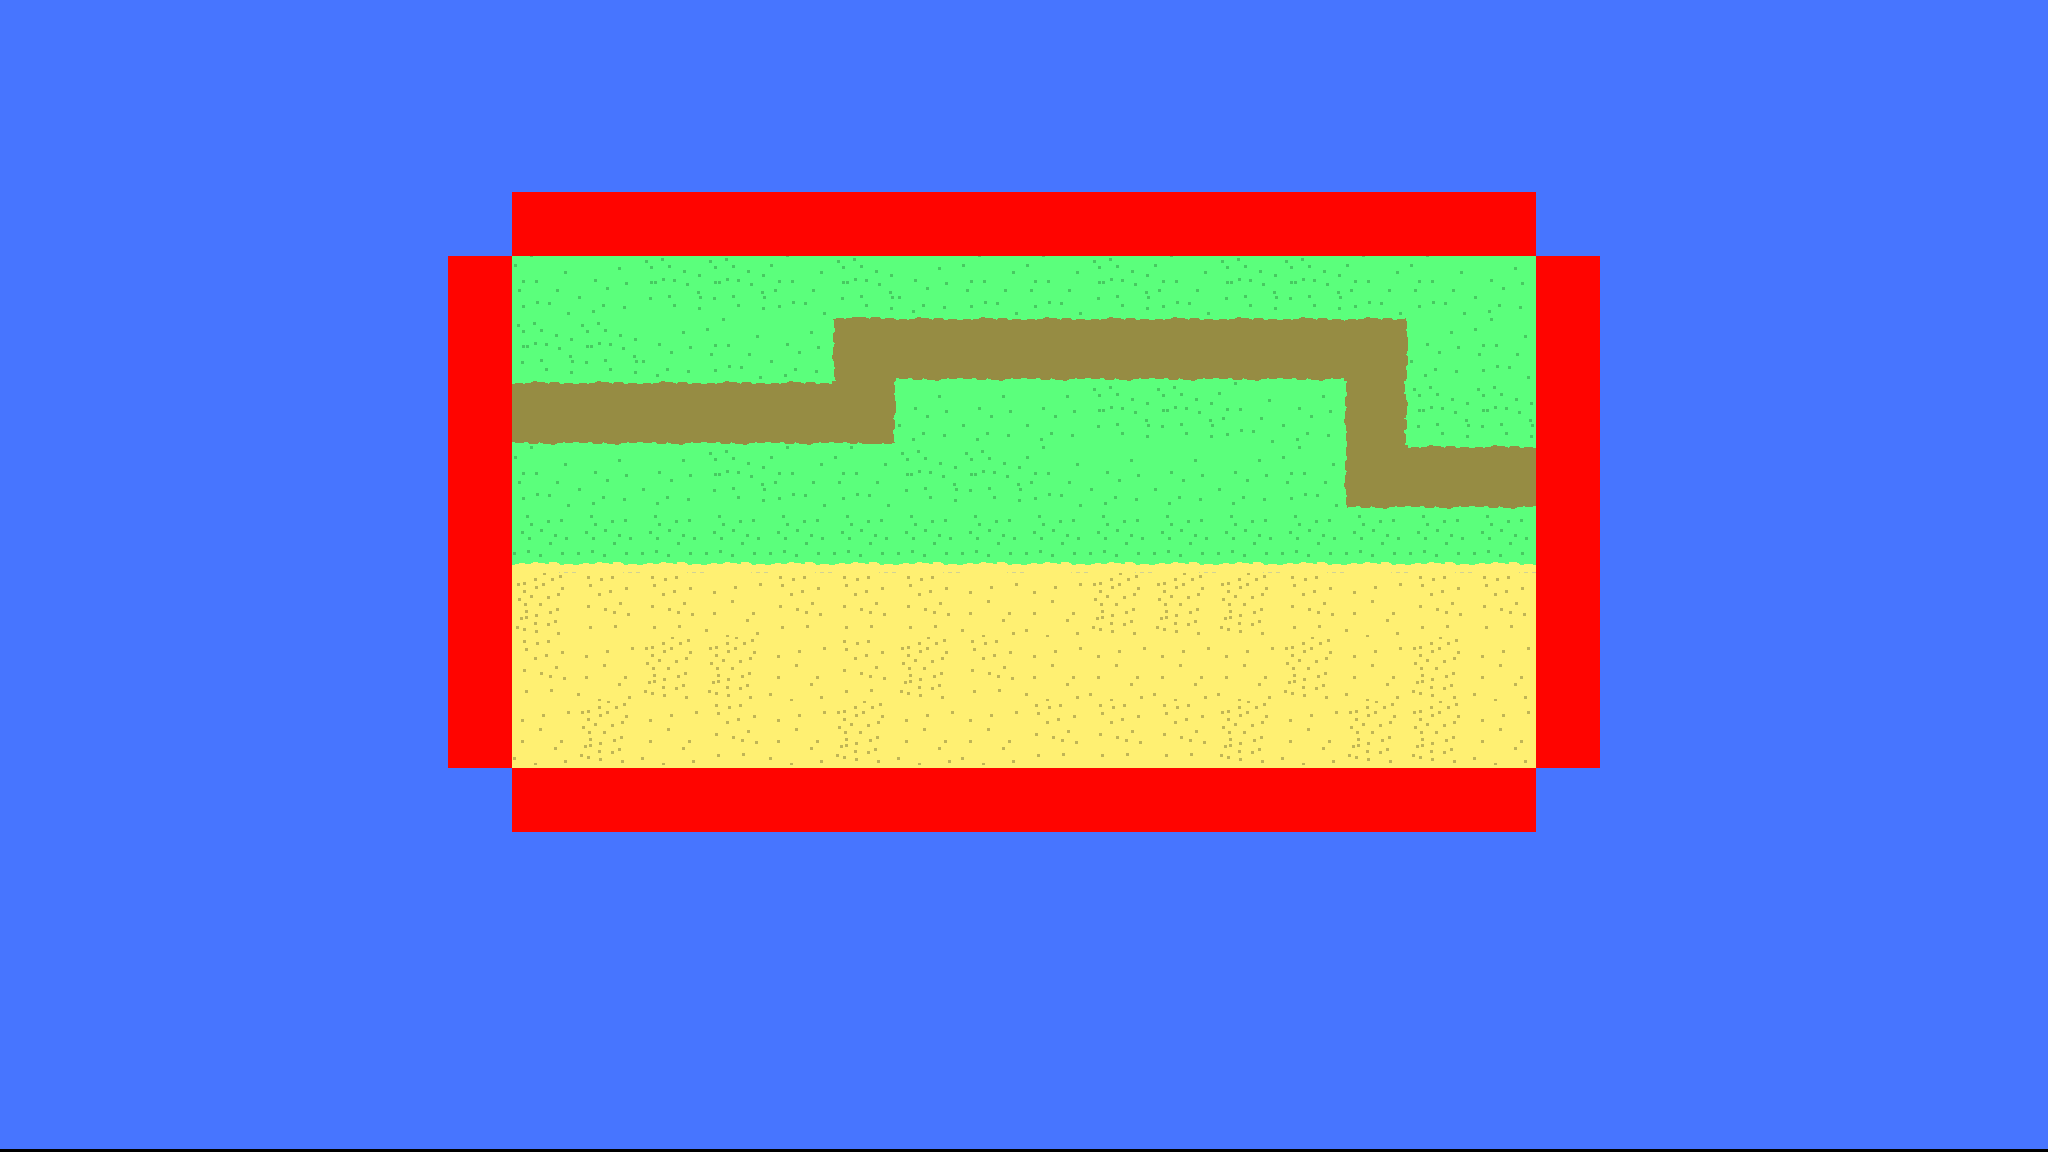

This is a level from a 2D game, rendered from its Tiled map with the project's own tilesets. A one-line summary and the complete map file follow:
An orthogonal 32x18 tile map with 64x64 px tiles, 5 tile layers (sea, Beach, land, path, ...).

<map version="1.10" tiledversion="1.10.2" orientation="orthogonal" renderorder="right-down" width="32" height="18" tilewidth="64" tileheight="64" infinite="0" nextlayerid="7" nextobjectid="4">
 <tileset firstgid="1" source="RPG tiles.tsx" />
 <layer id="2" name="sea" width="32" height="18" offsetx="1.13687e-13" offsety="-3.0303">
  <data encoding="csv">
2,2,2,2,2,2,2,2,2,2,2,2,2,2,2,2,2,2,2,2,2,2,2,2,2,2,2,2,2,2,2,2,
2,2,2,2,2,2,2,2,2,2,2,2,2,2,2,2,2,2,2,2,2,2,2,2,2,2,2,2,2,2,2,2,
2,2,2,2,2,2,2,2,2,2,2,2,2,2,2,2,2,2,2,2,2,2,2,2,2,2,2,2,2,2,2,2,
2,2,2,2,2,2,2,2,2,2,2,2,2,2,2,2,2,2,2,2,2,2,2,2,2,2,2,2,2,2,2,2,
2,2,2,2,2,2,2,2,2,2,2,2,2,2,2,2,2,2,2,2,2,2,2,2,2,2,2,2,2,2,2,2,
2,2,2,2,2,2,2,2,2,2,2,2,2,2,2,2,2,2,2,2,2,2,2,2,2,2,2,2,2,2,2,2,
2,2,2,2,2,2,2,2,2,2,2,2,2,2,2,2,2,2,2,2,2,2,2,2,2,2,2,2,2,2,2,2,
2,2,2,2,2,2,2,2,2,2,2,2,2,2,2,2,2,2,2,2,2,2,2,2,2,2,2,2,2,2,2,2,
2,2,2,2,2,2,2,2,2,2,2,2,2,2,2,2,2,2,2,2,2,2,2,2,2,2,2,2,2,2,2,2,
2,2,2,2,2,2,2,2,2,2,2,2,2,2,2,2,2,2,2,2,2,2,2,2,2,2,2,2,2,2,2,2,
2,2,2,2,2,2,2,2,2,2,2,2,2,2,2,2,2,2,2,2,2,2,2,2,2,2,2,2,2,2,2,2,
2,2,2,2,2,2,2,2,2,2,2,2,2,2,2,2,2,2,2,2,2,2,2,2,2,2,2,2,2,2,2,2,
2,2,2,2,2,2,2,2,6,6,6,6,6,6,6,6,6,6,6,6,6,6,6,6,2,2,2,2,2,2,2,2,
2,2,2,2,2,2,2,2,2,2,2,2,2,2,2,2,2,2,2,2,2,2,2,2,2,2,2,2,2,2,2,2,
2,2,2,2,2,2,2,2,2,2,2,2,2,2,2,2,2,2,2,2,2,2,2,2,2,2,2,2,2,2,2,2,
2,2,2,2,2,2,2,2,2,2,2,2,2,2,2,2,2,2,2,2,2,2,2,2,2,2,2,2,2,2,2,2,
2,2,2,2,2,2,2,2,2,2,2,2,2,2,2,2,2,2,2,2,2,2,2,2,2,2,2,2,2,2,2,2,
2,2,2,2,2,2,2,2,2,2,2,2,2,2,2,2,2,2,2,2,2,2,2,2,2,2,2,2,2,2,2,2
</data>
 </layer>
 <layer id="1" name="Beach" width="32" height="18" offsetx="1.13687e-13" offsety="-3.0303">
  <data encoding="csv">
0,0,0,0,0,0,0,0,0,0,0,0,0,0,0,0,0,0,0,0,0,0,0,0,0,0,0,0,0,0,0,0,
0,0,0,0,0,0,0,0,0,0,0,0,0,0,0,0,0,0,0,0,0,0,0,0,0,0,0,0,0,0,0,0,
0,0,0,0,0,0,0,0,0,0,0,0,0,0,0,0,0,0,0,0,0,0,0,0,0,0,0,0,0,0,0,0,
0,0,0,0,0,0,0,0,0,0,0,0,0,0,0,0,0,0,0,0,0,0,0,0,0,0,0,0,0,0,0,0,
0,0,0,0,0,0,0,0,0,0,0,0,0,0,0,0,0,0,0,0,0,0,0,0,0,0,0,0,0,0,0,0,
0,0,0,0,0,0,0,0,0,0,0,0,0,0,0,0,0,0,0,0,0,0,0,0,0,0,0,0,0,0,0,0,
0,0,0,0,0,0,0,0,0,0,0,0,0,0,0,0,0,0,0,0,0,0,0,0,0,0,0,0,0,0,0,0,
0,0,0,0,0,0,0,0,0,0,0,0,0,0,0,0,0,0,0,0,0,0,0,0,0,0,0,0,0,0,0,0,
0,0,0,0,0,0,0,0,0,0,0,0,0,0,0,0,0,0,0,0,0,0,0,0,0,0,0,0,0,0,0,0,
0,0,0,0,0,0,0,0,15,16,16,17,16,16,16,17,17,15,15,15,16,17,16,16,0,0,0,0,0,0,0,0,
0,0,0,0,0,0,0,0,16,17,15,15,17,16,15,16,17,17,17,17,15,17,15,17,0,0,0,0,0,0,0,0,
0,0,0,0,0,0,0,0,17,15,17,16,17,15,17,17,16,16,16,15,17,15,15,17,0,0,0,0,0,0,0,0,
0,0,0,0,0,0,0,0,0,0,0,0,0,0,0,0,0,0,0,0,0,0,0,0,0,0,0,0,0,0,0,0,
0,0,0,0,0,0,0,0,0,0,0,0,0,0,0,0,0,0,0,0,0,0,0,0,0,0,0,0,0,0,0,0,
0,0,0,0,0,0,0,0,0,0,0,0,0,0,0,0,0,0,0,0,0,0,0,0,0,0,0,0,0,0,0,0,
0,0,0,0,0,0,0,0,0,0,0,0,0,0,0,0,0,0,0,0,0,0,0,0,0,0,0,0,0,0,0,0,
0,0,0,0,0,0,0,0,0,0,0,0,0,0,0,0,0,0,0,0,0,0,0,0,0,0,0,0,0,0,0,0,
0,0,0,0,0,0,0,0,0,0,0,0,0,0,0,0,0,0,0,0,0,0,0,0,0,0,0,0,0,0,0,0
</data>
 </layer>
 <layer id="3" name="land" width="32" height="18" offsetx="1.13687e-13" offsety="-3.0303">
  <data encoding="csv">
0,0,0,0,0,0,0,0,0,0,0,0,0,0,0,0,0,0,0,0,0,0,0,0,0,0,0,0,0,0,0,0,
0,0,0,0,0,0,0,0,0,0,0,0,0,0,0,0,0,0,0,0,0,0,0,0,0,0,0,0,0,0,0,0,
0,0,0,0,0,0,0,0,0,0,0,0,0,0,0,0,0,0,0,0,0,0,0,0,0,0,0,0,0,0,0,0,
0,0,0,0,0,0,0,0,0,0,0,0,0,0,0,0,0,0,0,0,0,0,0,0,0,0,0,0,0,0,0,0,
0,0,0,0,0,0,0,0,19,20,18,18,19,18,20,19,19,18,19,18,18,19,19,20,0,0,0,0,0,0,0,0,
0,0,0,0,0,0,0,0,18,18,20,19,20,0,0,0,0,0,0,0,0,0,20,19,0,0,0,0,0,0,0,0,
0,0,0,0,0,0,0,0,0,0,0,0,0,0,20,20,20,18,18,19,20,0,18,18,0,0,0,0,0,0,0,0,
0,0,0,0,0,0,0,0,19,20,20,18,19,19,18,18,19,20,20,20,19,0,0,0,0,0,0,0,0,0,0,0,
0,0,0,0,0,0,0,0,8,8,8,8,8,8,8,8,8,8,8,8,8,8,8,8,0,0,0,0,0,0,0,0,
0,0,0,0,0,0,0,0,0,0,0,0,0,0,0,0,0,0,0,0,0,0,0,0,0,0,0,0,0,0,0,0,
0,0,0,0,0,0,0,0,0,0,0,0,0,0,0,0,0,0,0,0,0,0,0,0,0,0,0,0,0,0,0,0,
0,0,0,0,0,0,0,0,0,0,0,0,0,0,0,0,0,0,0,0,0,0,0,0,0,0,0,0,0,0,0,0,
0,0,0,0,0,0,0,0,0,0,0,0,0,0,0,0,0,0,0,0,0,0,0,0,0,0,0,0,0,0,0,0,
0,0,0,0,0,0,0,0,0,0,0,0,0,0,0,0,0,0,0,0,0,0,0,0,0,0,0,0,0,0,0,0,
0,0,0,0,0,0,0,0,0,0,0,0,0,0,0,0,0,0,0,0,0,0,0,0,0,0,0,0,0,0,0,0,
0,0,0,0,0,0,0,0,0,0,0,0,0,0,0,0,0,0,0,0,0,0,0,0,0,0,0,0,0,0,0,0,
0,0,0,0,0,0,0,0,0,0,0,0,0,0,0,0,0,0,0,0,0,0,0,0,0,0,0,0,0,0,0,0,
0,0,0,0,0,0,0,0,0,0,0,0,0,0,0,0,0,0,0,0,0,0,0,0,0,0,0,0,0,0,0,0
</data>
 </layer>
 <layer id="4" name="path" width="32" height="18" offsetx="1.13687e-13" offsety="-3.0303">
  <data encoding="csv">
0,0,0,0,0,0,0,0,0,0,0,0,0,0,0,0,0,0,0,0,0,0,0,0,0,0,0,0,0,0,0,0,
0,0,0,0,0,0,0,0,0,0,0,0,0,0,0,0,0,0,0,0,0,0,0,0,0,0,0,0,0,0,0,0,
0,0,0,0,0,0,0,0,0,0,0,0,0,0,0,0,0,0,0,0,0,0,0,0,0,0,0,0,0,0,0,0,
0,0,0,0,0,0,0,0,0,0,0,0,0,0,0,0,0,0,0,0,0,0,0,0,0,0,0,0,0,0,0,0,
0,0,0,0,0,0,0,0,0,0,0,0,0,0,0,0,0,0,0,0,0,0,0,0,0,0,0,0,0,0,0,0,
0,0,0,0,0,0,0,0,0,0,0,0,0,14,9,9,9,9,9,9,9,12,0,0,0,0,0,0,0,0,0,0,
0,0,0,0,0,0,0,0,9,9,9,9,9,13,0,0,0,0,0,0,0,11,0,0,0,0,0,0,0,0,0,0,
0,0,0,0,0,0,0,0,0,0,0,0,0,0,0,0,0,0,0,0,0,10,9,9,0,0,0,0,0,0,0,0,
0,0,0,0,0,0,0,0,0,0,0,0,0,0,0,0,0,0,0,0,0,0,0,0,0,0,0,0,0,0,0,0,
0,0,0,0,0,0,0,0,0,0,0,0,0,0,0,0,0,0,0,0,0,0,0,0,0,0,0,0,0,0,0,0,
0,0,0,0,0,0,0,0,0,0,0,0,0,0,0,0,0,0,0,0,0,0,0,0,0,0,0,0,0,0,0,0,
0,0,0,0,0,0,0,0,0,0,0,0,0,0,0,0,0,0,0,0,0,0,0,0,0,0,0,0,0,0,0,0,
0,0,0,0,0,0,0,0,0,0,0,0,0,0,0,0,0,0,0,0,0,0,0,0,0,0,0,0,0,0,0,0,
0,0,0,0,0,0,0,0,0,0,0,0,0,0,0,0,0,0,0,0,0,0,0,0,0,0,0,0,0,0,0,0,
0,0,0,0,0,0,0,0,0,0,0,0,0,0,0,0,0,0,0,0,0,0,0,0,0,0,0,0,0,0,0,0,
0,0,0,0,0,0,0,0,0,0,0,0,0,0,0,0,0,0,0,0,0,0,0,0,0,0,0,0,0,0,0,0,
0,0,0,0,0,0,0,0,0,0,0,0,0,0,0,0,0,0,0,0,0,0,0,0,0,0,0,0,0,0,0,0,
0,0,0,0,0,0,0,0,0,0,0,0,0,0,0,0,0,0,0,0,0,0,0,0,0,0,0,0,0,0,0,0
</data>
 </layer>
 <layer id="5" name="boundary" width="32" height="18">
  <data encoding="csv">
0,0,0,0,0,0,0,0,0,0,0,0,0,0,0,0,0,0,0,0,0,0,0,0,0,0,0,0,0,0,0,0,
0,0,0,0,0,0,0,0,0,0,0,0,0,0,0,0,0,0,0,0,0,0,0,0,0,0,0,0,0,0,0,0,
0,0,0,0,0,0,0,0,0,0,0,0,0,0,0,0,0,0,0,0,0,0,0,0,0,0,0,0,0,0,0,0,
0,0,0,0,0,0,0,0,21,21,21,21,21,21,21,21,21,21,21,21,21,21,21,21,0,0,0,0,0,0,0,0,
0,0,0,0,0,0,0,21,0,0,0,0,0,0,0,0,0,0,0,0,0,0,0,0,21,0,0,0,0,0,0,0,
0,0,0,0,0,0,0,21,0,0,0,0,0,0,0,0,0,0,0,0,0,0,0,0,21,0,0,0,0,0,0,0,
0,0,0,0,0,0,0,21,0,0,0,0,0,0,0,0,0,0,0,0,0,0,0,0,21,0,0,0,0,0,0,0,
0,0,0,0,0,0,0,21,0,0,0,0,0,0,0,0,0,0,0,0,0,0,0,0,21,0,0,0,0,0,0,0,
0,0,0,0,0,0,0,21,0,0,0,0,0,0,0,0,0,0,0,0,0,0,0,0,21,0,0,0,0,0,0,0,
0,0,0,0,0,0,0,21,0,0,0,0,0,0,0,0,0,0,0,0,0,0,0,0,21,0,0,0,0,0,0,0,
0,0,0,0,0,0,0,21,0,0,0,0,0,0,0,0,0,0,0,0,0,0,0,0,21,0,0,0,0,0,0,0,
0,0,0,0,0,0,0,21,0,0,0,0,0,0,0,0,0,0,0,0,0,0,0,0,21,0,0,0,0,0,0,0,
0,0,0,0,0,0,0,0,21,21,21,21,21,21,21,21,21,21,21,21,21,21,21,21,0,0,0,0,0,0,0,0,
0,0,0,0,0,0,0,0,0,0,0,0,0,0,0,0,0,0,0,0,0,0,0,0,0,0,0,0,0,0,0,0,
0,0,0,0,0,0,0,0,0,0,0,0,0,0,0,0,0,0,0,0,0,0,0,0,0,0,0,0,0,0,0,0,
0,0,0,0,0,0,0,0,0,0,0,0,0,0,0,0,0,0,0,0,0,0,0,0,0,0,0,0,0,0,0,0,
0,0,0,0,0,0,0,0,0,0,0,0,0,0,0,0,0,0,0,0,0,0,0,0,0,0,0,0,0,0,0,0,
0,0,0,0,0,0,0,0,0,0,0,0,0,0,0,0,0,0,0,0,0,0,0,0,0,0,0,0,0,0,0,0
</data>
 </layer>
</map>